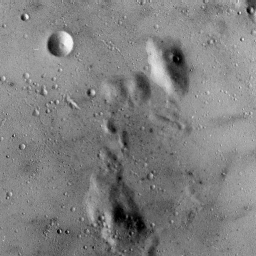
#> input picture sscCdi/caterete/PWCDI/moon.tiff, 256 x 256 px
$ jupyter execute --allow-errors PWCDI_slit3.ipynb
#> lines starting #> are read from the running program, lines starting #| are printed output that depends on the picture
[cell 1]
import sys
import numpy as np
import matplotlib.pyplot as plt
from matplotlib.colors import LogNorm
import cupy
import numpy
import cv2

from sscPrain import propagation

# -*- coding: utf-8 -*-

# manage the imports
import numpy as np
import matplotlib.pyplot as plt
import os
import time


# %load_ext autoreload
# %reload_ext autoreload

# FRESNEL PROPAGATOR

# function [Ef,x,y,G,E0fft,fx,fy,H,indx] = FresnelPropagator(E0, ps, lambda0, z, background)
#
# This function computes the double-slit diffraction pattern using the
# Fresnel Approximation. This code was modified from Dan and Aamod's
# Fresnel propagator codes.
#
# Parameters: E0 - initial complex field in x-y source plane
#             ps - pixel size in microns
#             lambda0 - wavelength in nm
#             z - z-value (distance from sensor to object)
#             background - optional background image to divide out from
#                          input field
#
# Returns: Ef -
#          x -
#          y -
#          G -
#          E0fft -
#          fx -
#          fy -
#          H -
#

def abssqr(x):
    # this is what a detector sees (only intensities)
    return np.real(x*np.conj(x))

def FT(x):
    # this only defines the correct fwd fourier transform including proper shift of the frequencies
    return np.fft.fftshift(np.fft.fft2(x)) # Fourier transform and shift

def iFT(x):
    # this only defines the correct inverse fourier transform including proper shift of the frequencies
    return np.fft.ifft2(np.fft.ifftshift(x)) # inverse Fourier transform and shift

# [166 lines left out: functions propagation_fresnel, propagation_fresnelPAOLA, propagate_beam, PIE_update, momentum_addition, not called in this run]

def get_object_pixel(N,pixel_size,wavelength,distance):
    return wavelength*distance/(N*pixel_size)

def magnitude_constraint(estimate,data):
    return np.sqrt(data)*estimate/np.abs(estimate)

def pinhole_constraint(wavefront,pinhole):
    wavefront[pinhole<=0] = 0
    return wavefront

def support_constraint(wavefront,support):
    wavefront[support <= 0] = 0
    return wavefront

if 1:
    # [4 lines left out: function update_function, not called in this run]
else:
    # [62 lines left out: functions update_function, mPIE_loop, not called in this run]

def get_error(wavefront,model):
    return np.sum(np.abs(wavefront-model))

# [13 lines left out: function projection_M_gpu, not called in this run]


def projection_S ( x, supp ):
    return x * supp


# [97 lines left out: functions standard_PWCDI, slit_PWCDI, not called in this run]

# Simulation data

[cell 2]
speed_of_light, planck = 299792458, 4.135667662E-18  # Plank constant [keV*s]; Speed of Light [m/s]
N = 100

""" Input parameters """
distance = 28 # meters
energy = 6 # keV
wavelength = planck * speed_of_light / energy # meters
detector_pixel = 55e-6 # meters
n_of_pixels = 3072
object_pixel_size = get_object_pixel(n_of_pixels,detector_pixel,wavelength,distance)
distance_pinhole = 0.21e-3 # m
phase_retrieval_iterations = 300
reg_obj,reg_probe = 0.1, 0.2# PIE update function parameters
apply_support = True
beta = 0.9

""" Load phantom """
if 0:
    from sscPhantom import donuts, mario
    phantom = mario.createMario(shape=N, noise=False, zoom=0.6)
    phantom = np.sum(phantom,axis=2) + 1
else:
    from PIL import Image
    phantom = np.array(Image.open('moon.tiff'))
#> phantom is the input picture: shape (256, 256); min 0, max 249, mean 127.8
    phantom = phantom[0:N,0:N]
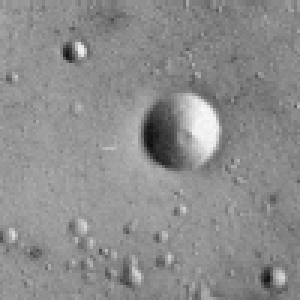
#> phantom: shape (100, 100) (shown 3 times larger); min 13, max 249, mean 140.6

""" Pinhole """
if 1: # circular
    t = np.linspace(-phantom.shape[0]//2,phantom.shape[0]//2,phantom.shape[0])
#> t = 100 values from -50 to 50
    x,y = np.meshgrid(t,t)
    pinhole = np.where((x)**2 + (y)**2 < 20**2,1,0)
elif 0: #triangle
    triangle = np.zeros((N,N))
    t = np.linspace(-N//2,N//2,N)
    x,y = np.meshgrid(t,t)
    sx = -80
    a = 1.5
    triangle[ a*x - sx + y  < 0] = 1
    triangle = np.roll(triangle,15,axis=(0,0))
    pinhole = np.roll(triangle,18,axis=(1,1))
elif 0:
    pinhole = np.where(phantom>1,1,0)

""" Load data """
#> (the rest of this cell did not finish here and is left out)
